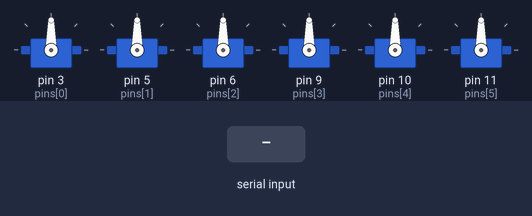
Recording of a sketch running on a simulated Arduino Uno, built with avr-gcc and run on an emulated ATmega328P. Shown: 6 × servo. The inputs (shaded band) are chosen by the test bench.

Above: at 1.2 s.
1.3 s: "90,45\n" received over Serial
At 2.1 s:
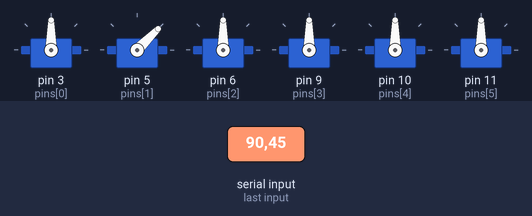
4.3 s: "30,150\n" received over Serial
At 5.5 s:
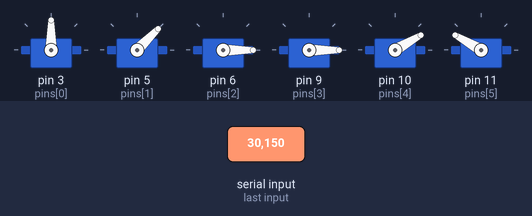
5.8 s: "5\n" received over Serial
At 7.6 s:
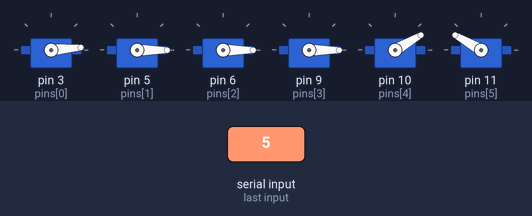
8.2 s: "90\n" received over Serial
At 8.7 s:
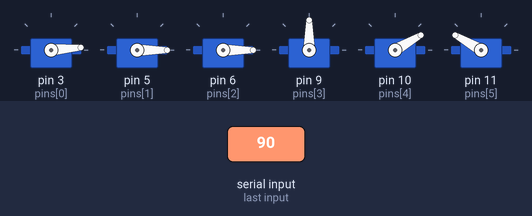
11.2 s: "200\n" received over Serial
At 12.2 s:
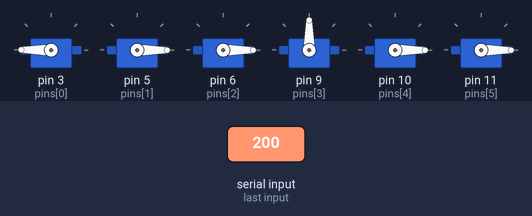
12.7 s: "90,45\n" received over Serial
At 13.3 s:
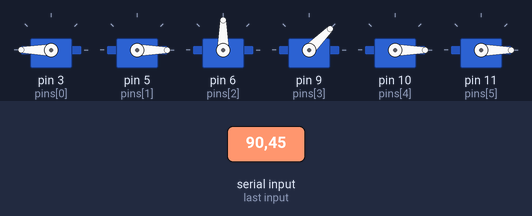
Timing chart, 0 to 15.2 s (numbered marks = the images above; inputs shaded):
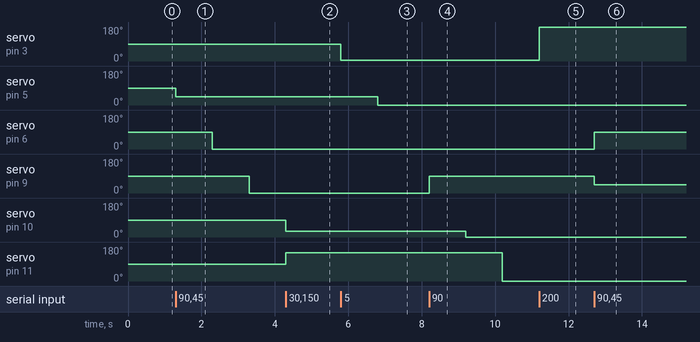

Measured:
- after the input at 1.3 s, servo on pin 5 (pins[1]): 90° → 45° at once; servo on pin 6 (pins[2]): 90° → 0° after 1.0 s; servo on pin 9 (pins[3]): 90° → 0° after 2.0 s
- after the input at 4.3 s, servo on pin 10 (pins[4]): 90° → 30° at once; servo on pin 11 (pins[5]): 90° → 150° at once
- after the input at 5.8 s, servo on pin 3 (pins[0]): 90° → 5° at once; servo on pin 5 (pins[1]): 45° → 0° after 1.0 s
- after the input at 8.2 s, servo on pin 9 (pins[3]): 0° → 90° at once; servo on pin 10 (pins[4]): 30° → 0° after 1.0 s instead of 1.6 s; servo on pin 11 (pins[5]): 150° → 0° after 2.0 s instead of 2.6 s
- after the input at 11.2 s, servo on pin 3 (pins[0]): 5° → 180° at once
- after the input at 12.7 s, servo on pin 6 (pins[2]): 0° → 90° at once; servo on pin 9 (pins[3]): 90° → 45° at once

The sketch:

servo_driver.ino
```cpp
#include <Servo.h>

int pins[6] = {3, 5, 6, 9, 10, 11};  // signal pin for servo 1 to 6
Servo servos[6];

void setup() {
  Serial.begin(115200);
  for (int i = 0; i < 6; i++) {
    servos[i].attach(pins[i]);
    servos[i].write(90);  // start level
  }
}

void loop() {
  if (Serial.available() > 0) {
    for (int i = 0; i < 6; i++) {
      float angle = Serial.parseFloat();  // reads the next number, skips the commas
      angle = constrain(angle, 0, 180);
      servos[i].write(angle);
    }
    Serial.readStringUntil('\n');  // throw away the end of the line
  }
}
```
